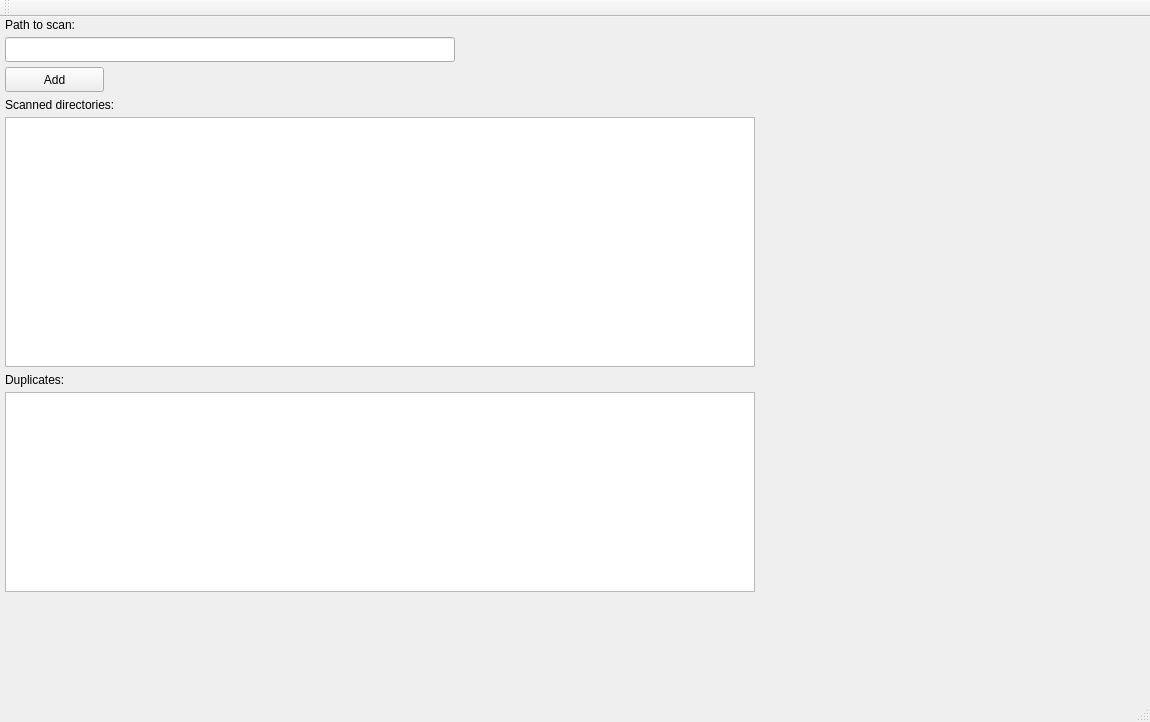
<?xml version="1.0" encoding="UTF-8"?>
<ui version="4.0">
 <class>MainWindow</class>
 <widget class="QMainWindow" name="MainWindow">
  <property name="geometry">
   <rect>
    <x>0</x>
    <y>0</y>
    <width>1150</width>
    <height>722</height>
   </rect>
  </property>
  <property name="windowTitle">
   <string>MainWindow</string>
  </property>
  <widget class="QWidget" name="centralWidget">
   <widget class="QTreeView" name="treeView">
    <property name="geometry">
     <rect>
      <x>5</x>
      <y>100</y>
      <width>750</width>
      <height>250</height>
     </rect>
    </property>
   </widget>
   <widget class="QLabel" name="label">
    <property name="geometry">
     <rect>
      <x>5</x>
      <y>80</y>
      <width>150</width>
      <height>15</height>
     </rect>
    </property>
    <property name="text">
     <string>Scanned directories:</string>
    </property>
   </widget>
   <widget class="QLabel" name="label_2">
    <property name="geometry">
     <rect>
      <x>5</x>
      <y>355</y>
      <width>80</width>
      <height>15</height>
     </rect>
    </property>
    <property name="text">
     <string>Duplicates:</string>
    </property>
   </widget>
   <widget class="QLabel" name="label_3">
    <property name="geometry">
     <rect>
      <x>5</x>
      <y>0</y>
      <width>100</width>
      <height>15</height>
     </rect>
    </property>
    <property name="text">
     <string>Path to scan:</string>
    </property>
   </widget>
   <widget class="QLineEdit" name="pathEdit">
    <property name="geometry">
     <rect>
      <x>5</x>
      <y>20</y>
      <width>450</width>
      <height>25</height>
     </rect>
    </property>
   </widget>
   <widget class="QPushButton" name="addButton">
    <property name="geometry">
     <rect>
      <x>5</x>
      <y>50</y>
      <width>99</width>
      <height>25</height>
     </rect>
    </property>
    <property name="text">
     <string>Add</string>
    </property>
   </widget>
   <widget class="QListWidget" name="duplicateList">
    <property name="geometry">
     <rect>
      <x>5</x>
      <y>375</y>
      <width>750</width>
      <height>200</height>
     </rect>
    </property>
   </widget>
  </widget>
  <widget class="QMenuBar" name="menuBar">
   <property name="geometry">
    <rect>
     <x>0</x>
     <y>0</y>
     <width>1150</width>
     <height>25</height>
    </rect>
   </property>
  </widget>
  <widget class="QToolBar" name="mainToolBar">
   <attribute name="toolBarArea">
    <enum>TopToolBarArea</enum>
   </attribute>
   <attribute name="toolBarBreak">
    <bool>false</bool>
   </attribute>
  </widget>
  <widget class="QStatusBar" name="statusBar"/>
 </widget>
 <layoutdefault spacing="6" margin="11"/>
 <resources/>
 <connections/>
</ui>
